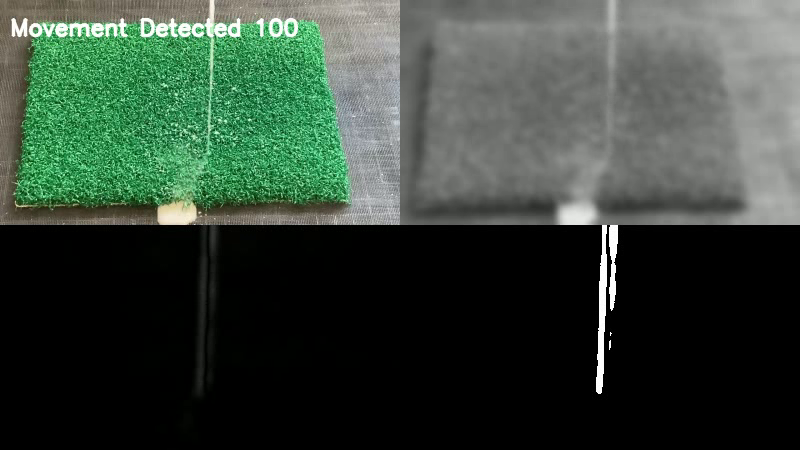
#> input picture frame 19 of python/stablePaintStreamOUT.avi, 800 x 450 px, given in place of MilkPour.avi, which was not available
$ python stolencode.py
#> lines starting #> are read from the running program, lines starting #| are printed output that depends on the picture; pictures that were not available may be replaced by others from this repository, and a replacement may not be noted
# -*- coding: utf-8 -*-
"""
OpenCV Motion Detector
@author: methylDragon

                                   .     .
                                .  |\-^-/|  .
                               /| } O.=.O { |\
                              /´ \ \_ ~ _/ / `\
                            /´ |  \-/ ~ \-/  | `\
                            |   |  /\\ //\  |   |
                             \|\|\/-""-""-\/|/|/
                                     ______/ /
                                     '------'
                       _   _        _  ___
             _ __  ___| |_| |_ _  _| ||   \ _ _ __ _ __ _ ___ _ _
            | '  \/ -_)  _| ' \ || | || |) | '_/ _` / _` / _ \ ' \
            |_|_|_\___|\__|_||_\_, |_||___/|_| \__,_\__, \___/_||_|
                               |__/                 |___/
            -------------------------------------------------------
                           github.com/methylDragon

References/Adapted From:
https://www.pyimagesearch.com/2015/05/25/basic-motion-detection-and-tracking-with-python-and-opencv/

Description:
This script runs a motion detector! It detects transient motion in a room
and said movement is large enough, and recent enough, reports that there is
motion!

Run the script with a working webcam! You'll see how it works!
"""

import imutils
import cv2
import numpy as np
import os

# =============================================================================
# USER-SET PARAMETERS
# =============================================================================

# Number of frames to pass before changing the frame to compare the current
# frame against
FRAMES_TO_PERSIST = 10

# Minimum boxed area for a detected motion to count as actual motion
# Use to filter out noise or small objects
MIN_SIZE_FOR_MOVEMENT = 2000

# Minimum length of time where no motion is detected it should take
#(in program cycles) for the program to declare that there is no movement
MOVEMENT_DETECTED_PERSISTENCE = 100

# =============================================================================
# CORE PROGRAM
# =============================================================================


# Create capture object
cap = cv2.VideoCapture(5) # Flush the stream
cap.release()

# os.chdir("../../vids")
input_file = 'MilkPour.avi'
cap = cv2.VideoCapture(input_file)

# Init frame variables
first_frame = None
next_frame = None

# Init display font and timeout counters
font = cv2.FONT_HERSHEY_SIMPLEX
delay_counter = 0
movement_persistent_counter = 0

# LOOP!
while True:

    # Set transient motion detected as false
    transient_movement_flag = False

    # Read frame
    ret, frame = cap.read()
#> frame is the input picture: shape (450, 800, 3); mean B, G, R 57.3, 68.4, 54.5
    text = "Unoccupied"

    # If there's an error in capturing
    if not ret:
        print("CAPTURE ERROR")
        continue

    # Resize and save a greyscale version of the image
    frame = imutils.resize(frame, width = 750)
#> frame: shape (421, 750, 3)
    gray = cv2.cvtColor(frame, cv2.COLOR_BGR2GRAY)
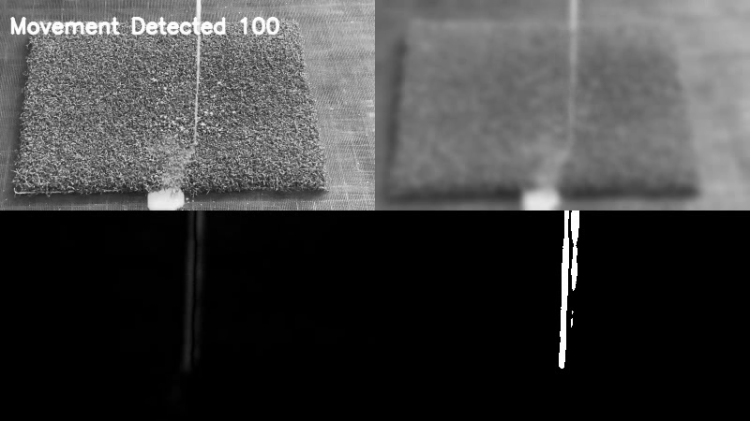
#> gray: shape (421, 750); min 0, max 255, mean 63

    # Blur it to remove camera noise (reducing false positives)
    gray = cv2.GaussianBlur(gray, (21, 21), 0)
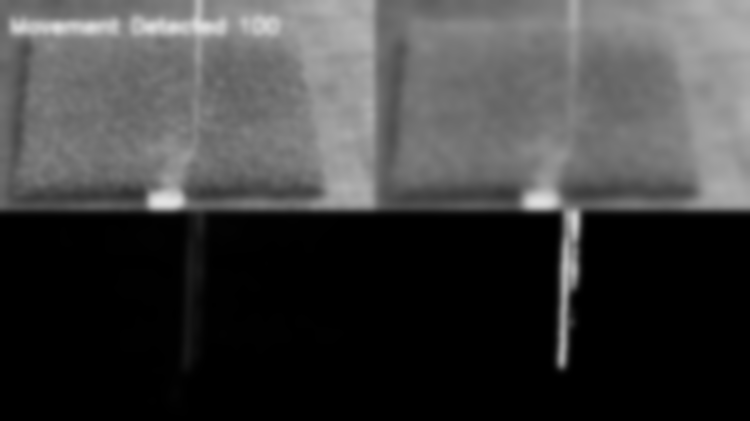
#> gray: shape (421, 750); min 0, max 227, mean 63

    # If the first frame is nothing, initialise it
    if first_frame is None: first_frame = gray

    delay_counter += 1

    # Otherwise, set the first frame to compare as the previous frame
    # But only if the counter reaches the appriopriate value
    # The delay is to allow relatively slow motions to be counted as large
    # motions if they're spread out far enough
    if delay_counter > FRAMES_TO_PERSIST:
        delay_counter = 0
        first_frame = next_frame


    # Set the next frame to compare (the current frame)
    next_frame = gray

    # Compare the two frames, find the difference
    frame_delta = cv2.absdiff(first_frame, next_frame)
#> frame_delta: shape (421, 750); every value is 0
    thresh = cv2.threshold(frame_delta, 25, 255, cv2.THRESH_BINARY)[1]

    # Fill in holes via dilate(), and find contours of the thesholds
    thresh = cv2.dilate(thresh, None, iterations = 2)
    cnts, _ = cv2.findContours(thresh.copy(), cv2.RETR_EXTERNAL, cv2.CHAIN_APPROX_SIMPLE)
#> cnts = []

    # loop over the contours
    for c in cnts:

        # Save the coordinates of all found contours
        (x, y, w, h) = cv2.boundingRect(c)

        # If the contour is too small, ignore it, otherwise, there's transient
        # movement
        if cv2.contourArea(c) > MIN_SIZE_FOR_MOVEMENT:
            transient_movement_flag = True

            # Draw a rectangle around big enough movements
            cv2.rectangle(frame, (x, y), (x + w, y + h), (0, 255, 0), 2)
#> this loop made 0 passes

    # The moment something moves momentarily, reset the persistent
    # movement timer.
    if transient_movement_flag == True:
        movement_persistent_flag = True
        movement_persistent_counter = MOVEMENT_DETECTED_PERSISTENCE

    # As long as there was a recent transient movement, say a movement
    # was detected
    if movement_persistent_counter > 0:
        text = "Movement Detected " + str(movement_persistent_counter)
        movement_persistent_counter -= 1
    else:
        text = "No Movement Detected"

    # Print the text on the screen, and display the raw and processed video
    # feeds
    cv2.putText(frame, str(text), (10,35), font, 0.75, (255,255,255), 2, cv2.LINE_AA)
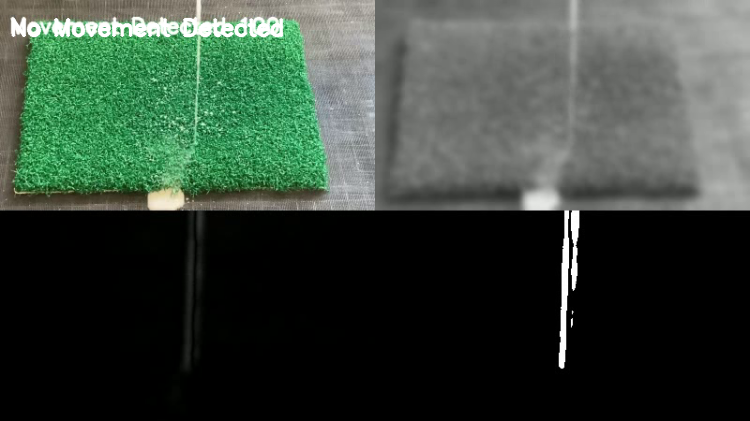
#> frame: shape (421, 750, 3); mean B, G, R 58, 68.8, 55.2

    # For if you want to show the individual video frames
#    cv2.imshow("frame", frame)
#    cv2.imshow("delta", frame_delta)

    # Convert the frame_delta to color for splicing
    frame_delta = cv2.cvtColor(frame_delta, cv2.COLOR_GRAY2BGR)
#> frame_delta: shape (421, 750, 3); every value is 0

    # Splice the two video frames together to make one long horizontal one
    cv2.imshow("frame", np.hstack((frame_delta, frame)))
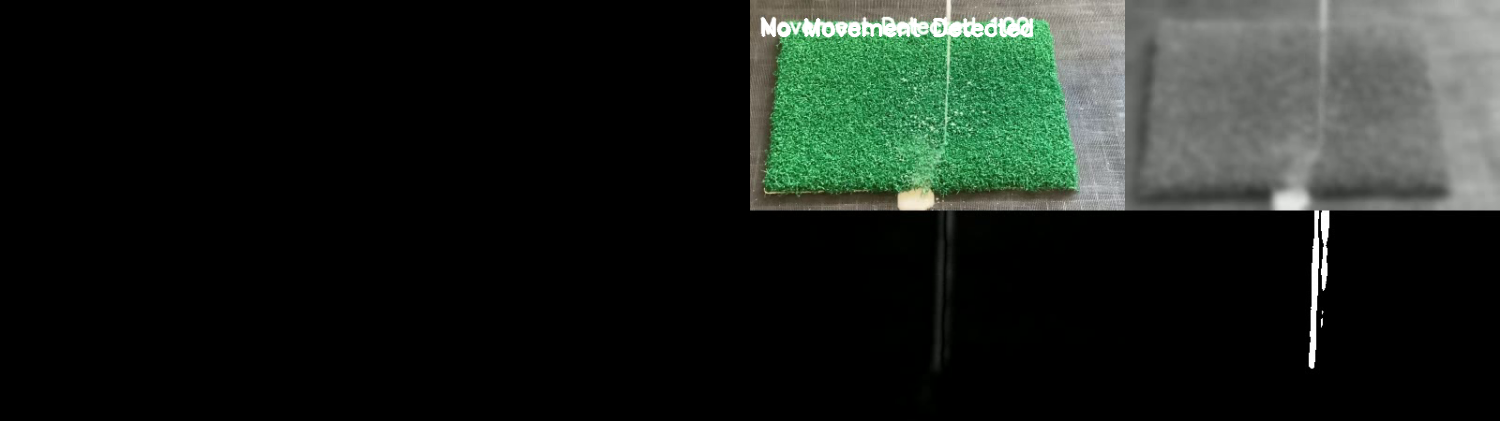
#> window 'frame': shape (421, 1500, 3); mean B, G, R 29, 34.4, 27.6


    # Interrupt trigger by pressing q to quit the open CV program
    ch = cv2.waitKey(1)
#> (key q is pressed here)
    if ch & 0xFF == ord('q'):
        break

# Cleanup when closed
cv2.waitKey(0)
cv2.destroyAllWindows()
cap.release()

$ run again, starting later in the video
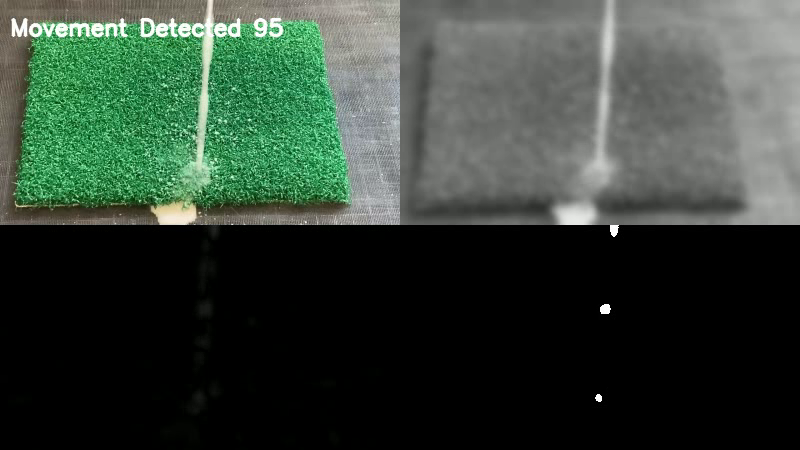
#> input picture frame 86 of python/stablePaintStreamOUT.avi, 800 x 450 px, given in place of MilkPour.avi, which was not available
#> frame is the input picture: shape (450, 800, 3); mean B, G, R 55.5, 66.2, 52.8
#> `gray = cv2.GaussianBlur(gray, (21, 21), 0)`:
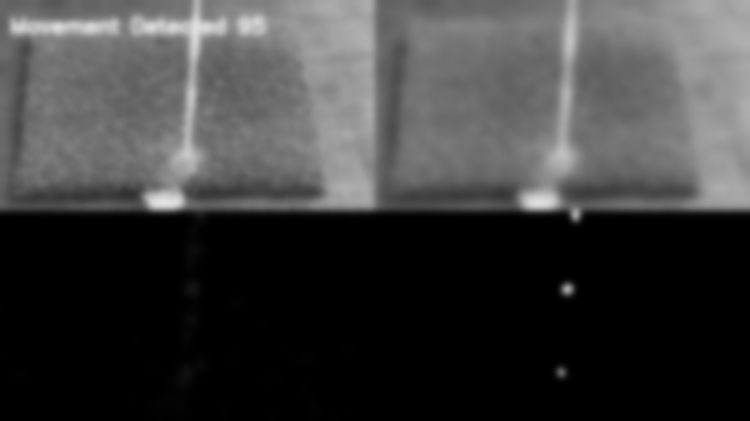
#> gray: shape (421, 750); min 0, max 225, mean 61
#> cnts = []
#> `cv2.imshow("frame", np.hstack((frame_delta, frame)))`:
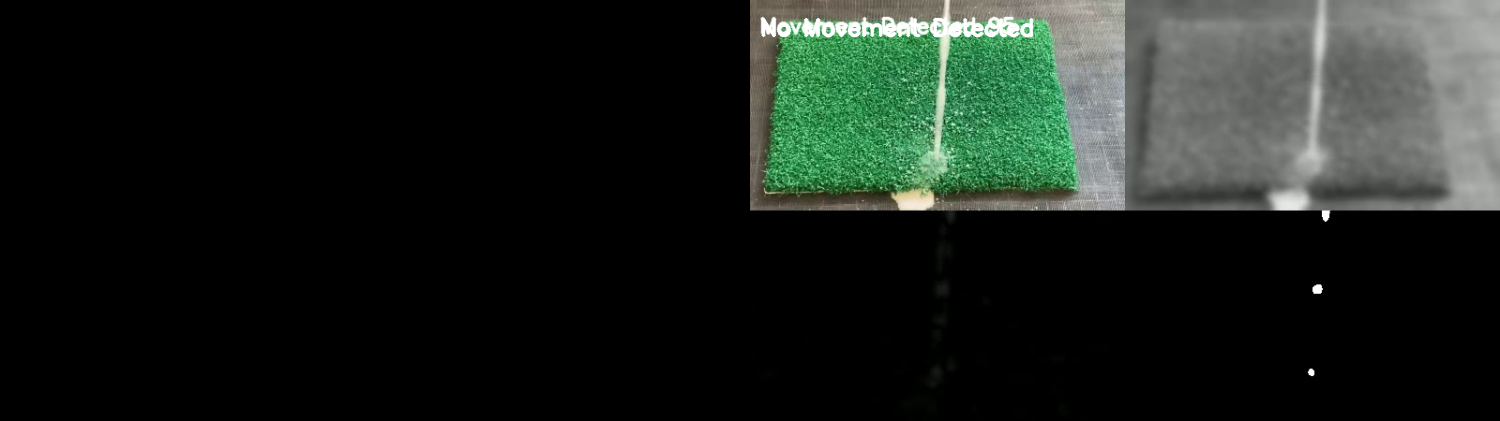
#> window 'frame': shape (421, 1500, 3); mean B, G, R 28.1, 33.3, 26.8

$ run again, starting later in the video
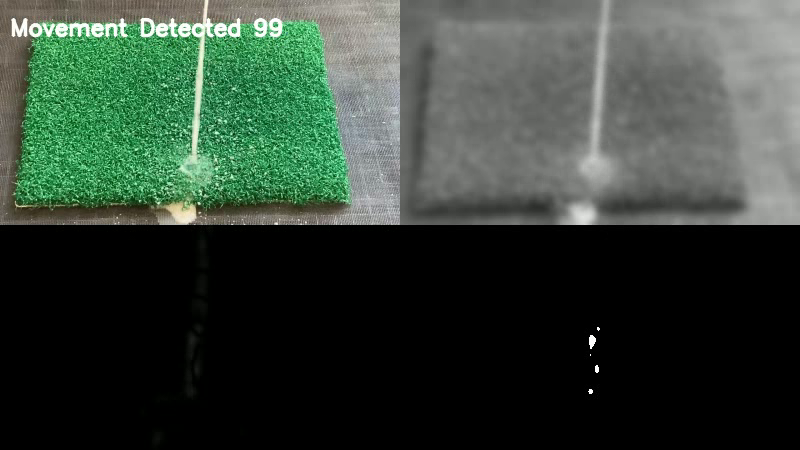
#> input picture frame 153 of python/stablePaintStreamOUT.avi, 800 x 450 px, given in place of MilkPour.avi, which was not available
#> frame is the input picture: shape (450, 800, 3); mean B, G, R 55.3, 66, 52.6
#> `gray = cv2.GaussianBlur(gray, (21, 21), 0)`:
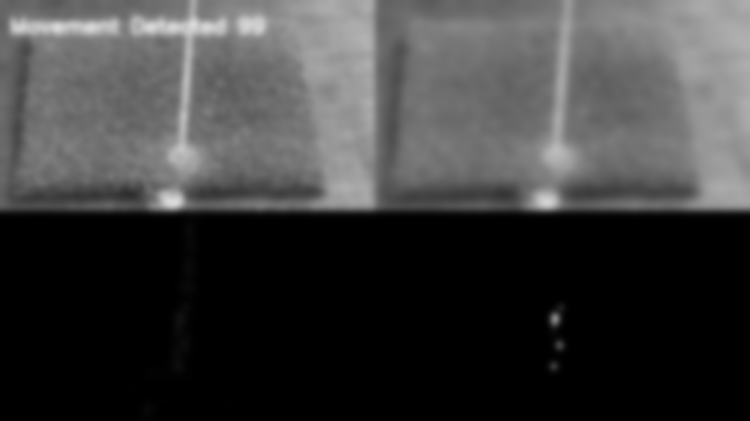
#> gray: shape (421, 750); min 0, max 219, mean 60.8
#> cnts = []
#> `cv2.imshow("frame", np.hstack((frame_delta, frame)))`:
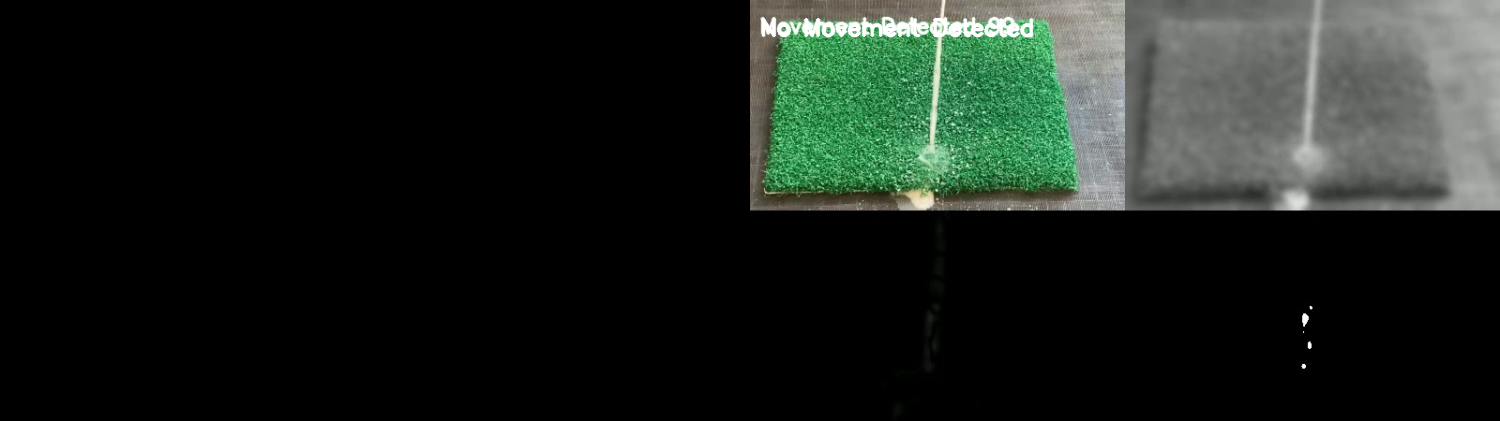
#> window 'frame': shape (421, 1500, 3); mean B, G, R 28, 33.2, 26.7
